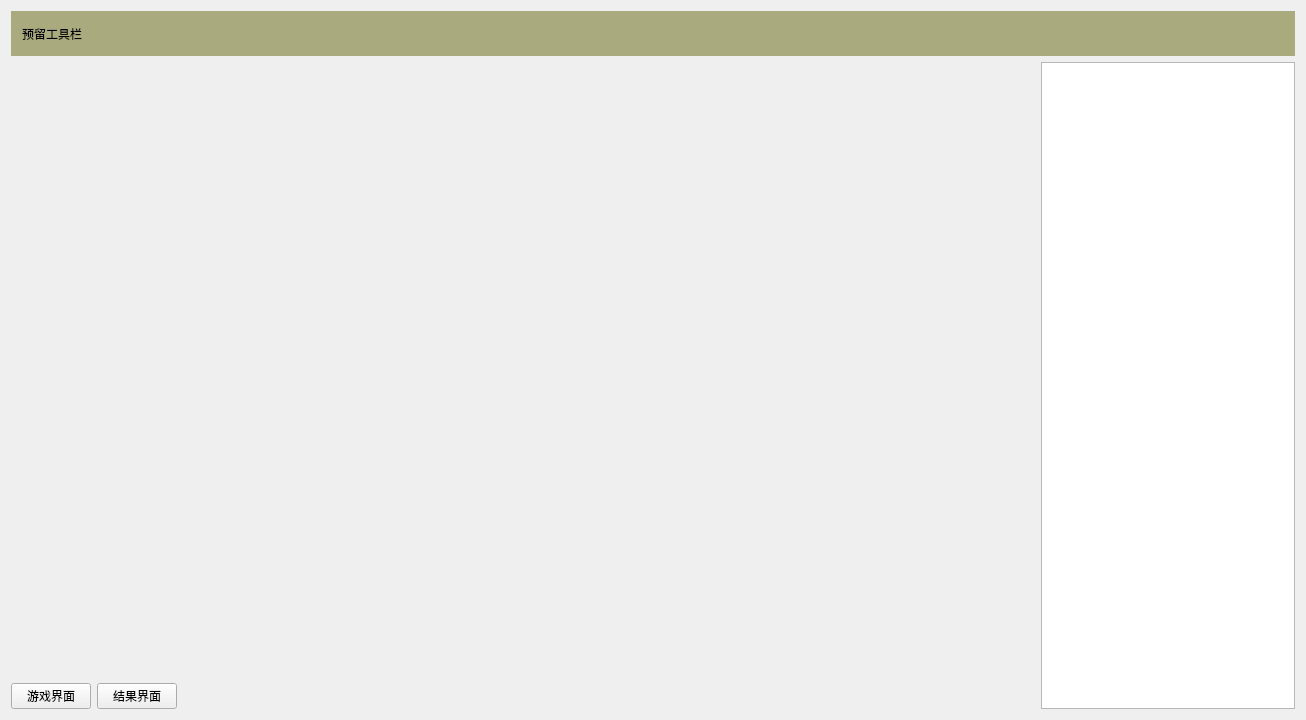
<?xml version="1.0" encoding="UTF-8"?>
<ui version="4.0">
 <class>Qt_CQB_GameClass</class>
 <widget class="QWidget" name="Qt_CQB_GameClass">
  <property name="geometry">
   <rect>
    <x>0</x>
    <y>0</y>
    <width>1306</width>
    <height>720</height>
   </rect>
  </property>
  <property name="sizePolicy">
   <sizepolicy hsizetype="Fixed" vsizetype="Fixed">
    <horstretch>0</horstretch>
    <verstretch>0</verstretch>
   </sizepolicy>
  </property>
  <property name="minimumSize">
   <size>
    <width>1306</width>
    <height>720</height>
   </size>
  </property>
  <property name="maximumSize">
   <size>
    <width>1306</width>
    <height>720</height>
   </size>
  </property>
  <property name="windowTitle">
   <string>Qt_CQB_Game</string>
  </property>
  <layout class="QVBoxLayout" name="verticalLayout_2">
   <item>
    <widget class="QWidget" name="widget" native="true">
     <property name="sizePolicy">
      <sizepolicy hsizetype="Preferred" vsizetype="Preferred">
       <horstretch>0</horstretch>
       <verstretch>0</verstretch>
      </sizepolicy>
     </property>
     <property name="minimumSize">
      <size>
       <width>0</width>
       <height>45</height>
      </size>
     </property>
     <property name="maximumSize">
      <size>
       <width>16777215</width>
       <height>45</height>
      </size>
     </property>
     <property name="styleSheet">
      <string notr="true">background-color:rgb(170, 170, 127)</string>
     </property>
     <layout class="QHBoxLayout" name="horizontalLayout">
      <item>
       <widget class="QLabel" name="label">
        <property name="text">
         <string>预留工具栏</string>
        </property>
       </widget>
      </item>
     </layout>
    </widget>
   </item>
   <item>
    <layout class="QHBoxLayout" name="horizontalLayout_3">
     <item>
      <layout class="QVBoxLayout" name="verticalLayout">
       <item alignment="Qt::AlignTop">
        <widget class="QStackedWidget" name="widget_mainGameWidget">
         <property name="minimumSize">
          <size>
           <width>1024</width>
           <height>576</height>
          </size>
         </property>
         <property name="maximumSize">
          <size>
           <width>1024</width>
           <height>576</height>
          </size>
         </property>
         <property name="currentIndex">
          <number>-1</number>
         </property>
        </widget>
       </item>
       <item>
        <layout class="QHBoxLayout" name="horizontalLayout_2">
         <item>
          <widget class="QPushButton" name="pushButton_OnGame">
           <property name="sizePolicy">
            <sizepolicy hsizetype="Maximum" vsizetype="Maximum">
             <horstretch>0</horstretch>
             <verstretch>0</verstretch>
            </sizepolicy>
           </property>
           <property name="text">
            <string>游戏界面</string>
           </property>
          </widget>
         </item>
         <item>
          <widget class="QPushButton" name="pushButton_Result">
           <property name="sizePolicy">
            <sizepolicy hsizetype="Maximum" vsizetype="Fixed">
             <horstretch>0</horstretch>
             <verstretch>0</verstretch>
            </sizepolicy>
           </property>
           <property name="text">
            <string>结果界面</string>
           </property>
          </widget>
         </item>
         <item>
          <spacer name="horizontalSpacer">
           <property name="orientation">
            <enum>Qt::Horizontal</enum>
           </property>
           <property name="sizeHint" stdset="0">
            <size>
             <width>40</width>
             <height>20</height>
            </size>
           </property>
          </spacer>
         </item>
        </layout>
       </item>
      </layout>
     </item>
     <item>
      <widget class="QTextEdit" name="textEdit_debugConsole"/>
     </item>
    </layout>
   </item>
  </layout>
 </widget>
 <layoutdefault spacing="6" margin="11"/>
 <resources>
  <include location="Qt_CQB_Game.qrc"/>
 </resources>
 <connections/>
</ui>
